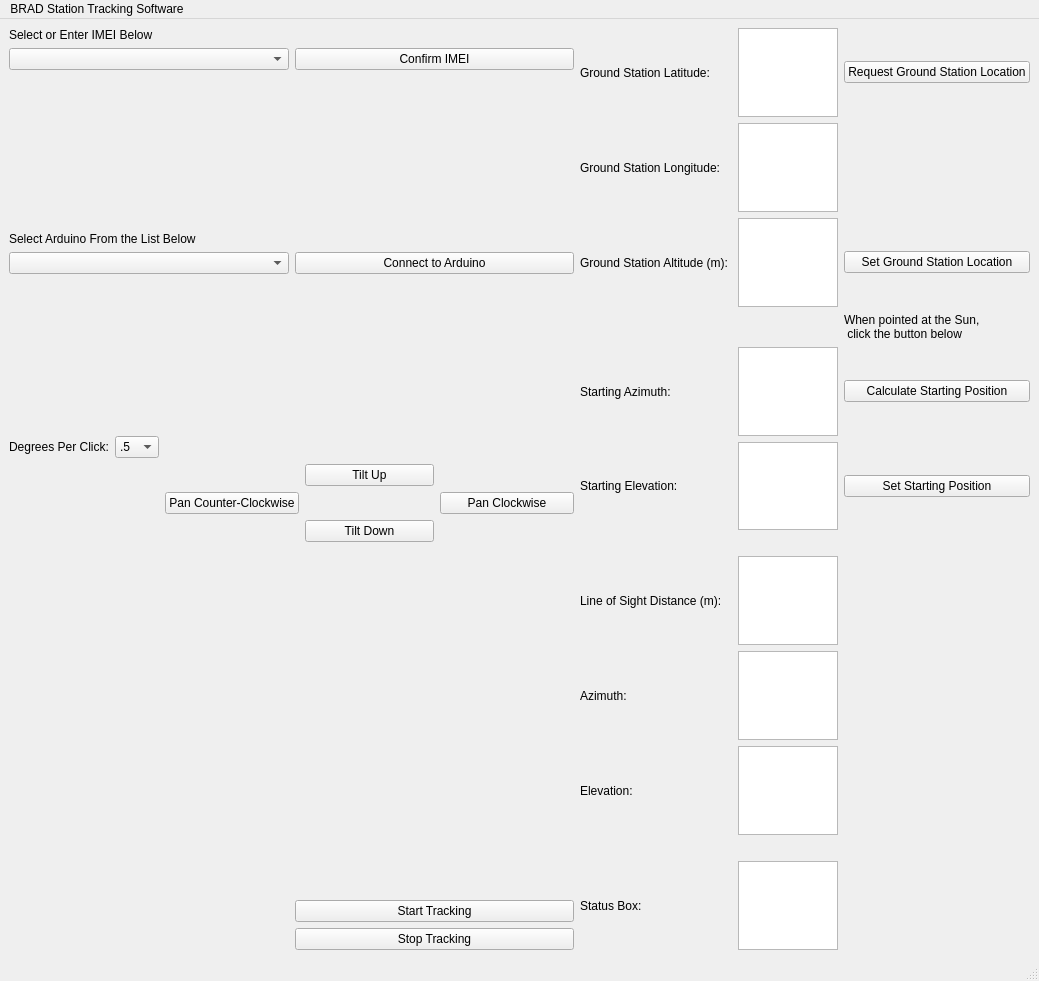
<?xml version="1.0" encoding="UTF-8"?>
<ui version="4.0">
 <author>Mathew Clutter</author>
 <class>MainWindow</class>
 <widget class="QMainWindow" name="MainWindow">
  <property name="geometry">
   <rect>
    <x>0</x>
    <y>0</y>
    <width>1039</width>
    <height>981</height>
   </rect>
  </property>
  <property name="windowTitle">
   <string>MainWindow</string>
  </property>
  <widget class="QWidget" name="centralwidget">
   <layout class="QGridLayout" name="gridLayout_5">
    <item row="1" column="0">
     <layout class="QGridLayout" name="gridLayout_3">
      <item row="2" column="2">
       <widget class="QPushButton" name="panCounterClockwiseButton">
        <property name="text">
         <string>Pan Counter-Clockwise</string>
        </property>
       </widget>
      </item>
      <item row="3" column="3">
       <widget class="QPushButton" name="tiltDownButton">
        <property name="text">
         <string>Tilt Down</string>
        </property>
       </widget>
      </item>
      <item row="1" column="3">
       <widget class="QPushButton" name="tiltUpButton">
        <property name="text">
         <string>             Tilt Up             </string>
        </property>
       </widget>
      </item>
      <item row="0" column="0">
       <widget class="QLabel" name="label_13">
        <property name="text">
         <string>Degrees Per Click:</string>
        </property>
       </widget>
      </item>
      <item row="2" column="4">
       <widget class="QPushButton" name="panClockwiseButton">
        <property name="text">
         <string>       Pan Clockwise       </string>
        </property>
       </widget>
      </item>
      <item row="0" column="1">
       <widget class="QComboBox" name="degreesPerClickBox">
        <property name="sizeAdjustPolicy">
         <enum>QComboBox::AdjustToContents</enum>
        </property>
        <item>
         <property name="text">
          <string>.5</string>
         </property>
        </item>
        <item>
         <property name="text">
          <string>1</string>
         </property>
        </item>
        <item>
         <property name="text">
          <string>5</string>
         </property>
        </item>
        <item>
         <property name="text">
          <string>10</string>
         </property>
        </item>
       </widget>
      </item>
     </layout>
    </item>
    <item row="2" column="0">
     <layout class="QGridLayout" name="gridLayout_4">
      <item row="2" column="1">
       <widget class="QPushButton" name="stopButton">
        <property name="text">
         <string>Stop Tracking</string>
        </property>
       </widget>
      </item>
      <item row="0" column="0">
       <spacer name="verticalSpacer_6">
        <property name="orientation">
         <enum>Qt::Vertical</enum>
        </property>
        <property name="sizeHint" stdset="0">
         <size>
          <width>20</width>
          <height>40</height>
         </size>
        </property>
       </spacer>
      </item>
      <item row="1" column="1">
       <widget class="QPushButton" name="startButton">
        <property name="text">
         <string>Start Tracking</string>
        </property>
       </widget>
      </item>
      <item row="1" column="0" rowspan="2">
       <widget class="QLabel" name="label_14">
        <property name="text">
         <string/>
        </property>
        <property name="pixmap">
         <pixmap>msgc_logo_forGUI.png</pixmap>
        </property>
        <property name="scaledContents">
         <bool>true</bool>
        </property>
       </widget>
      </item>
     </layout>
    </item>
    <item row="0" column="2" rowspan="3">
     <layout class="QGridLayout" name="gridLayout_2">
      <item row="2" column="1">
       <widget class="QPlainTextEdit" name="GSAltBox"/>
      </item>
      <item row="12" column="0">
       <spacer name="verticalSpacer_3">
        <property name="orientation">
         <enum>Qt::Vertical</enum>
        </property>
        <property name="sizeHint" stdset="0">
         <size>
          <width>20</width>
          <height>40</height>
         </size>
        </property>
       </spacer>
      </item>
      <item row="1" column="0">
       <widget class="QLabel" name="label_2">
        <property name="text">
         <string>Ground Station Longitude: </string>
        </property>
       </widget>
      </item>
      <item row="0" column="2">
       <widget class="QPushButton" name="GPSRequestButton">
        <property name="text">
         <string>Request Ground Station Location</string>
        </property>
       </widget>
      </item>
      <item row="0" column="0">
       <widget class="QLabel" name="label">
        <property name="text">
         <string>Ground Station Latitude: </string>
        </property>
       </widget>
      </item>
      <item row="2" column="0">
       <widget class="QLabel" name="label_3">
        <property name="text">
         <string>Ground Station Altitude (m): </string>
        </property>
       </widget>
      </item>
      <item row="5" column="0">
       <widget class="QLabel" name="label_5">
        <property name="text">
         <string>Starting Azimuth: </string>
        </property>
       </widget>
      </item>
      <item row="9" column="0">
       <widget class="QLabel" name="label_8">
        <property name="text">
         <string>Line of Sight Distance (m): </string>
        </property>
       </widget>
      </item>
      <item row="10" column="0">
       <widget class="QLabel" name="label_9">
        <property name="text">
         <string>Azimuth: </string>
        </property>
       </widget>
      </item>
      <item row="6" column="0">
       <widget class="QLabel" name="label_6">
        <property name="text">
         <string>Starting Elevation:</string>
        </property>
       </widget>
      </item>
      <item row="11" column="0">
       <widget class="QLabel" name="label_10">
        <property name="text">
         <string>Elevation: </string>
        </property>
       </widget>
      </item>
      <item row="14" column="0">
       <widget class="QLabel" name="label_12">
        <property name="text">
         <string>Status Box:</string>
        </property>
       </widget>
      </item>
      <item row="7" column="0">
       <spacer name="verticalSpacer_2">
        <property name="orientation">
         <enum>Qt::Vertical</enum>
        </property>
        <property name="sizeHint" stdset="0">
         <size>
          <width>20</width>
          <height>40</height>
         </size>
        </property>
       </spacer>
      </item>
      <item row="0" column="1">
       <widget class="QPlainTextEdit" name="GSLatBox"/>
      </item>
      <item row="1" column="1">
       <widget class="QPlainTextEdit" name="GSLongBox"/>
      </item>
      <item row="13" column="1">
       <widget class="QLabel" name="label_15">
        <property name="text">
         <string/>
        </property>
       </widget>
      </item>
      <item row="5" column="1">
       <widget class="QPlainTextEdit" name="startingAzimuthBox"/>
      </item>
      <item row="6" column="2">
       <widget class="QPushButton" name="calibrateButton">
        <property name="text">
         <string>Set Starting Position</string>
        </property>
       </widget>
      </item>
      <item row="6" column="1">
       <widget class="QPlainTextEdit" name="startingElevationBox"/>
      </item>
      <item row="9" column="1">
       <widget class="QPlainTextEdit" name="distanceDisplay"/>
      </item>
      <item row="10" column="1">
       <widget class="QPlainTextEdit" name="azimuthDisplay"/>
      </item>
      <item row="11" column="1">
       <widget class="QPlainTextEdit" name="elevationDisplay"/>
      </item>
      <item row="14" column="1">
       <widget class="QPlainTextEdit" name="errorMessageBox"/>
      </item>
      <item row="5" column="2">
       <widget class="QPushButton" name="calculateStartingPosButton">
        <property name="text">
         <string>Calculate Starting Position</string>
        </property>
       </widget>
      </item>
      <item row="4" column="2">
       <widget class="QLabel" name="label_7">
        <property name="text">
         <string>When pointed at the Sun, 
 click the button below</string>
        </property>
       </widget>
      </item>
      <item row="3" column="1">
       <spacer name="verticalSpacer_4">
        <property name="orientation">
         <enum>Qt::Vertical</enum>
        </property>
        <property name="sizeHint" stdset="0">
         <size>
          <width>20</width>
          <height>40</height>
         </size>
        </property>
       </spacer>
      </item>
      <item row="2" column="2">
       <widget class="QPushButton" name="confirmGSLocationButton">
        <property name="text">
         <string>Set Ground Station Location</string>
        </property>
       </widget>
      </item>
      <item row="12" column="1">
       <spacer name="verticalSpacer_7">
        <property name="orientation">
         <enum>Qt::Vertical</enum>
        </property>
        <property name="sizeHint" stdset="0">
         <size>
          <width>20</width>
          <height>40</height>
         </size>
        </property>
       </spacer>
      </item>
      <item row="8" column="0">
       <widget class="QLabel" name="label_16">
        <property name="text">
         <string/>
        </property>
       </widget>
      </item>
     </layout>
    </item>
    <item row="0" column="0">
     <layout class="QGridLayout" name="gridLayout">
      <item row="4" column="1">
       <widget class="QPushButton" name="connectToArduinoButton">
        <property name="text">
         <string>Connect to Arduino</string>
        </property>
       </widget>
      </item>
      <item row="4" column="0">
       <widget class="QComboBox" name="COMPortComboBox"/>
      </item>
      <item row="1" column="0">
       <widget class="QComboBox" name="IMEIComboBox"/>
      </item>
      <item row="0" column="0">
       <widget class="QLabel" name="label_4">
        <property name="text">
         <string>Select or Enter IMEI Below</string>
        </property>
       </widget>
      </item>
      <item row="1" column="1">
       <widget class="QPushButton" name="confirmIMEIButton">
        <property name="text">
         <string>Confirm IMEI</string>
        </property>
       </widget>
      </item>
      <item row="2" column="0">
       <spacer name="verticalSpacer">
        <property name="orientation">
         <enum>Qt::Vertical</enum>
        </property>
        <property name="sizeHint" stdset="0">
         <size>
          <width>20</width>
          <height>40</height>
         </size>
        </property>
       </spacer>
      </item>
      <item row="3" column="0">
       <widget class="QLabel" name="label_11">
        <property name="text">
         <string>Select Arduino From the List Below</string>
        </property>
       </widget>
      </item>
      <item row="5" column="0">
       <spacer name="verticalSpacer_5">
        <property name="orientation">
         <enum>Qt::Vertical</enum>
        </property>
        <property name="sizeHint" stdset="0">
         <size>
          <width>20</width>
          <height>40</height>
         </size>
        </property>
       </spacer>
      </item>
     </layout>
    </item>
    <item row="1" column="1">
     <spacer name="horizontalSpacer">
      <property name="orientation">
       <enum>Qt::Horizontal</enum>
      </property>
      <property name="sizeHint" stdset="0">
       <size>
        <width>40</width>
        <height>20</height>
       </size>
      </property>
     </spacer>
    </item>
   </layout>
  </widget>
  <widget class="QMenuBar" name="menubar">
   <property name="geometry">
    <rect>
     <x>0</x>
     <y>0</y>
     <width>1039</width>
     <height>21</height>
    </rect>
   </property>
   <widget class="QMenu" name="menuBRAD_Station_Tracking_Software">
    <property name="title">
     <string>BRAD Station Tracking Software</string>
    </property>
   </widget>
   <addaction name="menuBRAD_Station_Tracking_Software"/>
  </widget>
  <widget class="QStatusBar" name="statusbar"/>
 </widget>
 <resources/>
 <connections/>
</ui>
